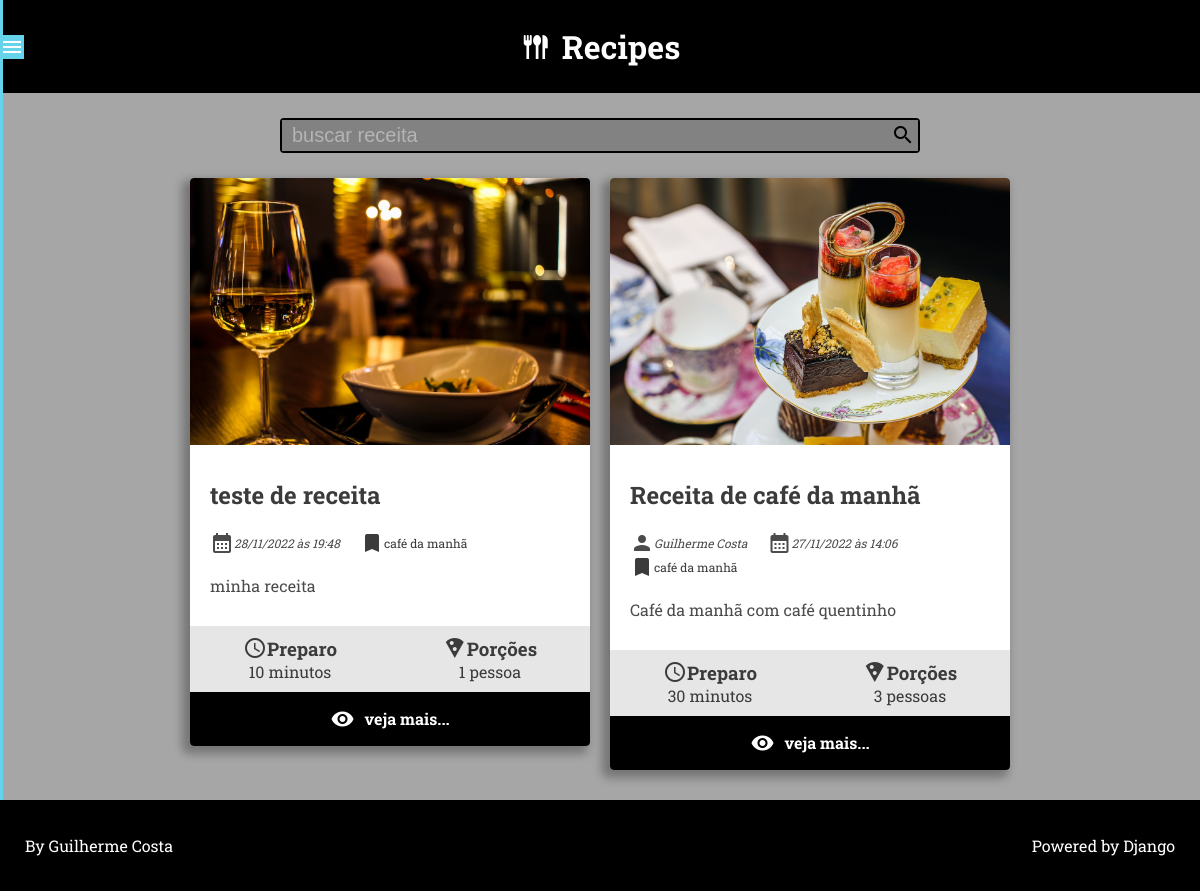
The app's page /recipe/category/1/, older data.
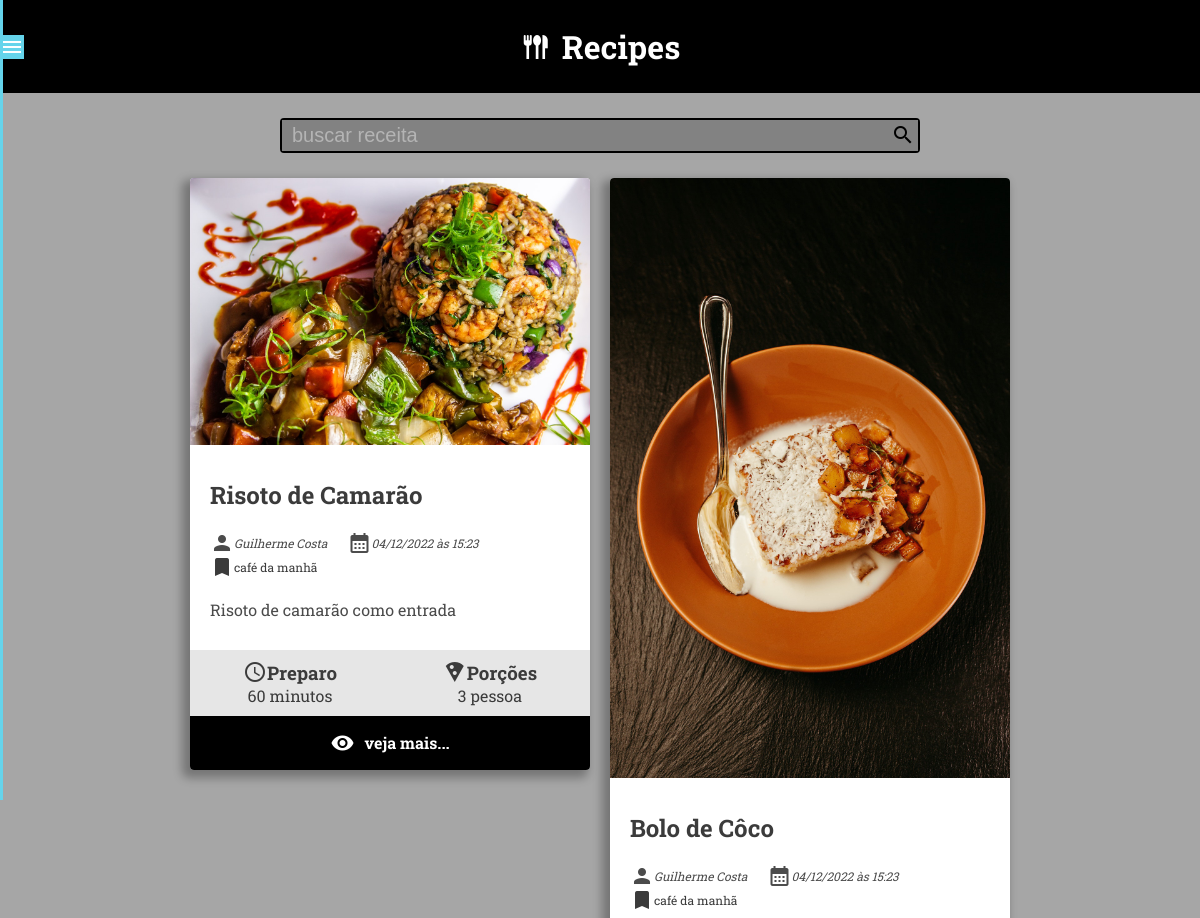
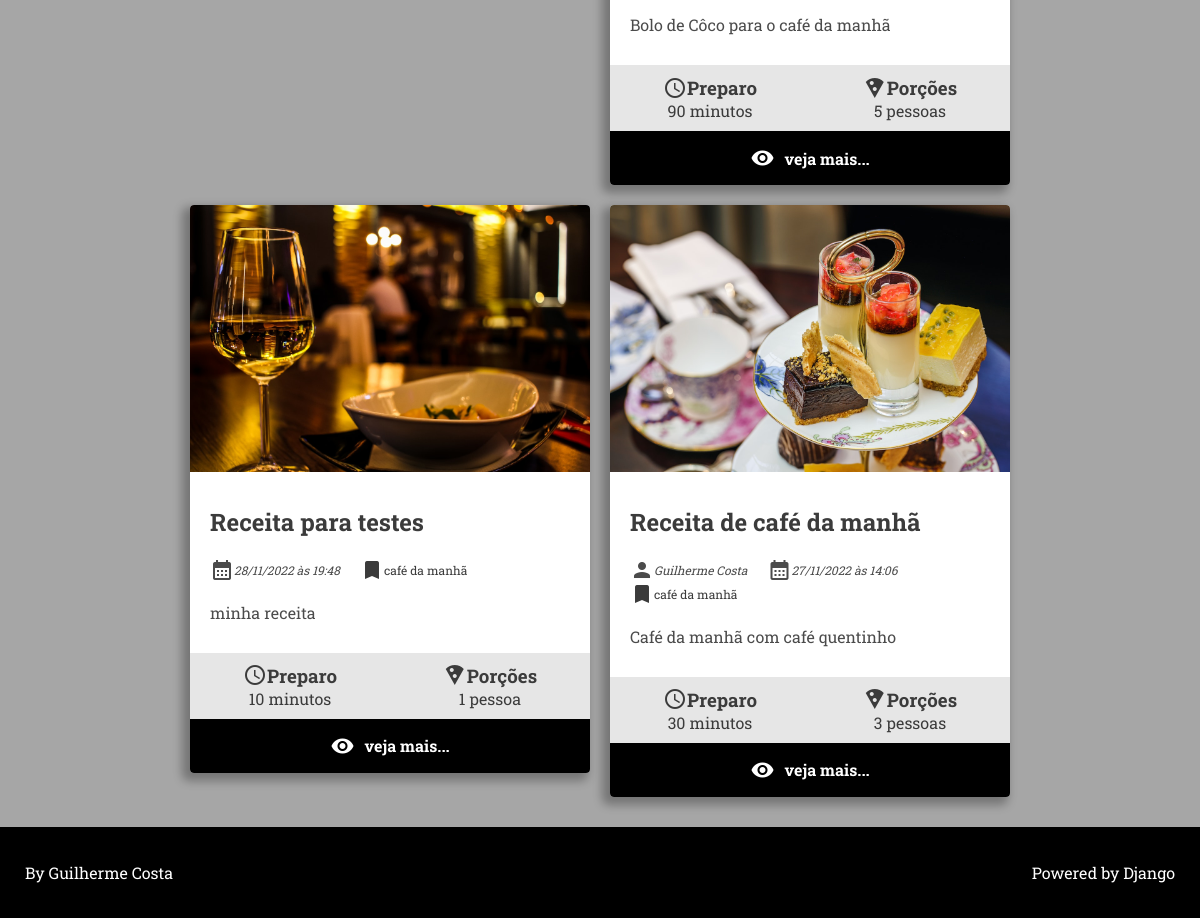
The same page, newer data (2 pictures, top to bottom).
### recipes/models.py (models this page shows, shortened)
class Recipe(models.Model):
    title = models.CharField(max_length=65,)
    description = models.CharField(max_length=165,)
    slug = models.SlugField(max_length=65, unique=True)
    preparation_time = models.IntegerField()
    preparation_time_unit = models.CharField(max_length=165,)
    servings = models.IntegerField()
    servings_unit = models.CharField(max_length=65,)
    preparation_steps = models.TextField()
    preparation_steps_is_html = models.BooleanField(default=False)
    created_at = models.DateTimeField(auto_now_add=True)
    updated_at = models.DateTimeField(auto_now=True)
    is_published = models.BooleanField(default=False)
    cover = models.ImageField(upload_to='recipes/covers/%Y/%m/%d/',
                              blank=True,
                              default='',
                              )
    category = models.ForeignKey(Category,
                                 on_delete=models.SET_NULL,
                                 null=True,
                                 blank=True,
                                 default=None,
                                 )
    author = models.ForeignKey(User,
                               on_delete=models.SET_NULL,
                               null=True,
                               blank=True,
                               default=None,
                               )

class Category(models.Model):
    name = models.CharField(max_length=65,
                            verbose_name='Nome',
                            )

### recipes/views.py (the view)
# urls.py: path('recipe/category/<int:id>/', views.category, name='category'),
def category(request, id) -> render:
    recipe: list = get_list_or_404(Recipe.objects.filter(category__id=id,
                                                         is_published=True,
                                                         ).order_by('-id'))
    return render(request, 'recipes/pages/category.html', context={
        'recipes': recipe,
        'title': f"{recipe[0].category.name} - Category",
    })

### recipes/templates/recipes/pages/category.html (shortened to what this page needs)
{% extends 'global/base.html' %}
{% block content %}
<div class="main-content main-content-list">
    {% for recipe in recipes %}
        {% include "recipes/partials/recipe.html" %}
    {% endfor %}
</div>
{% endblock content %}

### base_templates/global/base.html (shortened to what this page needs)
{% load static %}
<!DOCTYPE html>
<html lang="pt-BR">
    <head>
        {% include "recipes/partials/head.html" %}
    </head>
    <body>
        {% include "recipes/partials/nav.html" %}
        {% include "recipes/partials/header.html" %}
        {% include "recipes/partials/search.html" %}
        <main class="main-content-container">
            {% block content %}{% endblock content %}
        </main>
        {% include "recipes/partials/footer.html" %}
    </body>
</html>

### recipes/templates/recipes/partials/head.html (shortened to what this page needs)
{% load static %}
<link rel="stylesheet" href="{% static "recipes/css/style.css" %}">

### recipes/templates/recipes/partials/nav.html (shortened to what this page needs)
<nav class="nav-container">
    <div class="container-menu-mobile">
        <span class="material-icons flex-center menu">menu</span>
    </div>
    <div class="container-options-menu">
    </div>
</nav>

### recipes/templates/recipes/partials/header.html
<header>
    <div class="container-header flex-center">
        <a href="{% url 'recipes:home' %}">
            <span class="material-icons icon-header">flatware</span>
            <h1 class="title-header">Recipes</h1>
        </a>
    </div>
</header>

### recipes/templates/recipes/partials/search.html
<section class="search-container">
    <div class="div-space">
        <form class="box-search" action="{% url 'recipes:search' %}" method="GET">
            <input type="search" name="q" id="search" value="{{ search_term }}" class="input-search" placeholder="buscar receita" required>
            <button type="submit" class="button-search">
                <span class="material-icons icon-search">search</span>
            </button>
        </form>
    </div>
</section>

### recipes/templates/recipes/partials/recipe.html
<div class="card-container">
    {% include 'recipes/partials/_details-recipe.html' %}
</div>

### recipes/templates/recipes/partials/_details-recipe.html (shortened to what this page needs)
{% if recipe.cover %}
    <a href="{% url 'recipes:recipe' recipe.id %}">
        <img class="card-image" src="{{ recipe.cover.url }}" alt="temp image">
    </a>
{% endif %}
<section class="box-card-info">
    <a href="{% url 'recipes:recipe' recipe.id %}">
        <h2 class="card-title">{{ recipe.title }}</h2>
    </a>
    <div class="card-details">
        {% if recipe.author is not None %}
            <div>
                <span class="material-icons card-user-icon">person</span>
                {% if recipe.author.first_name %}
                    <span class="card-username">{{ recipe.author.first_name }} {{recipe.author.last_name}}</span>
                {% else %}
                    <span class="card-username">{{ recipe.author.username }}</span>
                {% endif %}
            </div>
        {% endif %}
        <div>
            <span class="material-icons card-calendar-icon">&#xebcc</span>
            <span class="card-date">{{ recipe.created_at|date:"d/m/Y" }} às {{ recipe.created_at|date:"H:i" }}</span>
        </div>
        {% if recipe.category.id %}
            <div>
                <a href="{% url 'recipes:category' recipe.category.id %}" class="flex-details">
                    <span class="material-icons">bookmark</span>
                    <span class="card-group">{{ recipe.category.name }}</span>
                </a>
            </div>
        {% endif %}
        <div class="prev-text-card">
            <p>{{ recipe.description }}</p>
        </div>
    </div>
</section>
<section class="box-card-preparation">
    <div class="card-time-preparation">
        <h3><span class="material-icons">&#xe8b5</span>Preparo</h3>
        <p>{{ recipe.preparation_time }} {{ recipe.preparation_time_unit }}</p>
    </div>
    <div class="card-portion">
        <h3><span class="material-icons">&#xe552</span>Porções</h3>
        <p>{{ recipe.servings }} {{ recipe.servings_unit }}</p>
    </div>
</section>
{% if recipe_details is not True %}
    <footer class="card-footer">
        <div class="card-footer-details">
            <a href="{% url 'recipes:recipe' recipe.id %}">
                <span class="material-icons">&#xe8f4</span>
                <h4>veja mais...</h4>
            </a>
        </div>
    </footer>
{% endif %}

### recipes/templates/recipes/partials/footer.html
<footer class="footer">
    <a href="/">
        <p>By Guilherme Costa</p>
    </a>
    <a href="/">
        <p>Powered by Django</p>
    </a>
</footer>

### recipes/static/recipes/css/style.css (style rules this page uses)
:root { --default-font: 'Roboto Slab', serif; --bg-header-footer: black; --text-header-footer: white; --bg-menu: #65D4EB; --bg-content: #A6A6A6; --bg-input-search: #828282; --bg-card-details: #E6E6E6; --text-white: white; --text-card: #3b3b3b; --text-card-details: #4b4b4b; }
* { margin: 0; padding: 0; box-sizing: border-box; }
html { height: 100%; }
body { font-family: var(--default-font); background-color: var(--bg-content); height: 100%; display: flex; flex-direction: column; justify-content: space-between; }
.nav-container { width: 3px; height: 100vh; z-index: 100; background-color: var(--bg-menu); position: fixed; transition: all 300ms ease-in-out; overflow: hidden; }
.container-menu-mobile { color: white; position: fixed; top: 35px; left: 0; background-color: var(--bg-menu); cursor: pointer; transition: all 300ms ease-in-out; }
.container-options-menu { padding: 20px 15px; }
header { background-color: black; }
.container-header { padding: 25px 0; width: fit-content; }
.container-header > a { text-decoration: none; color: var(--text-header-footer); display: flex; align-items: center; }
.icon-header { font-size: 32px; }
.container-header h1 { display: inline-block; margin-left: 10px; }
.flex-center { margin: 0 auto; display: flex; flex-flow: row wrap; justify-content: center; align-items: center; }
.search-container { margin: 25px 0; }
.box-search { width: 100%; margin: 0 auto; max-width: 640px; position: relative; border: 2px solid black; border-radius: 4px; background-color: var(--bg-input-search); transition: all 200ms ease-in-out; }
.div-space { padding: 0 10px; }
.input-search { width: 100%; height: 31px; z-index: -1; outline: none; padding: 0 30px 0 10px; color: var(--text-white); font-size: 20px; background-color: var(--bg-input-search); border: none; }
.input-search::placeholder { color: var(--text-white); opacity: 0.4; }
.button-search { position: absolute; top: 3px; right: 3px; cursor: pointer; background-color: var(--bg-input-search); border: none; }
.icon-search { background-color: var(--bg-input-search); }
.main-content-container { width: 100%; max-width: 1600px; margin: 0 auto; padding: 0 2%; }
.main-content { padding: 0 2%; display: flex; flex-flow: row wrap; justify-content: center; align-items: flex-start; gap: 20px; }
.card-container { width: 100%; max-width: 400px; background-color: white; box-shadow: -5px 5px 10px 3px rgba(0, 0, 0, 0.295); border-radius: 4px; overflow: hidden; transition: all 300ms ease; }
.card-image { width: 100%; }
.box-card-info { padding: 30px 20px; }
.box-card-info a { text-decoration: none; font-style: normal; color: var(--text-card); }
.card-title { padding-bottom: 20px; }
.card-details { font-size: 12px; font-style: italic; color: var(--text-card-details); display: flex; justify-content: flex-start; align-items: center; flex-flow: wrap; }
.card-details > .prev-text-card { width: 100%; margin-top: 20px; font-size: 16px; font-style: normal; }
.card-details > div { display: flex; align-items: center; margin-right: 20px; }
.flex-details { display: flex; align-items: center; }
.card-group { cursor: pointer; }
.box-card-preparation { display: flex; justify-content: space-around; align-items: center; flex-wrap: wrap; background-color: var(--bg-card-details); padding: 10px 0; }
.box-card-preparation div { text-align: center; color: var(--text-card); }
.box-card-preparation h3 { display: flex; align-items: center; }
.card-footer { background-color: black; padding: 15px 0; }
.card-footer-details a { display: flex; align-items: center; justify-content: center; text-decoration: none; color: white; }
.card-footer-details span { padding-right: 10px; }
.footer { background-color: black; margin-top: 30px; padding: 35px 25px; display: flex; justify-content: space-between; flex-wrap: wrap; }
.footer a { text-decoration: none; color: var(--text-white); }

Row changes from the older to the newer data that the page shows:
added Recipe: cover (picture), title "Risoto de Camarão", author.first_name "Guilherme", author.last_name "Costa", created_at "04/12/2022", created_at "15:23", category.name "café da manhã", description "Risoto de camarão como entrada", preparation_time "60", preparation_time_unit "minutos", servings "3", servings_unit "pessoa"
added Recipe: cover (picture), title "Bolo de Côco", author.first_name "Guilherme", author.last_name "Costa", created_at "04/12/2022", created_at "15:23", category.name "café da manhã", description "Bolo de Côco para o café da manhã", preparation_time "90", preparation_time_unit "minutos", servings "5", servings_unit "pessoas"
changed Recipe "minha receita": title "teste de receita" → "Receita para testes"
